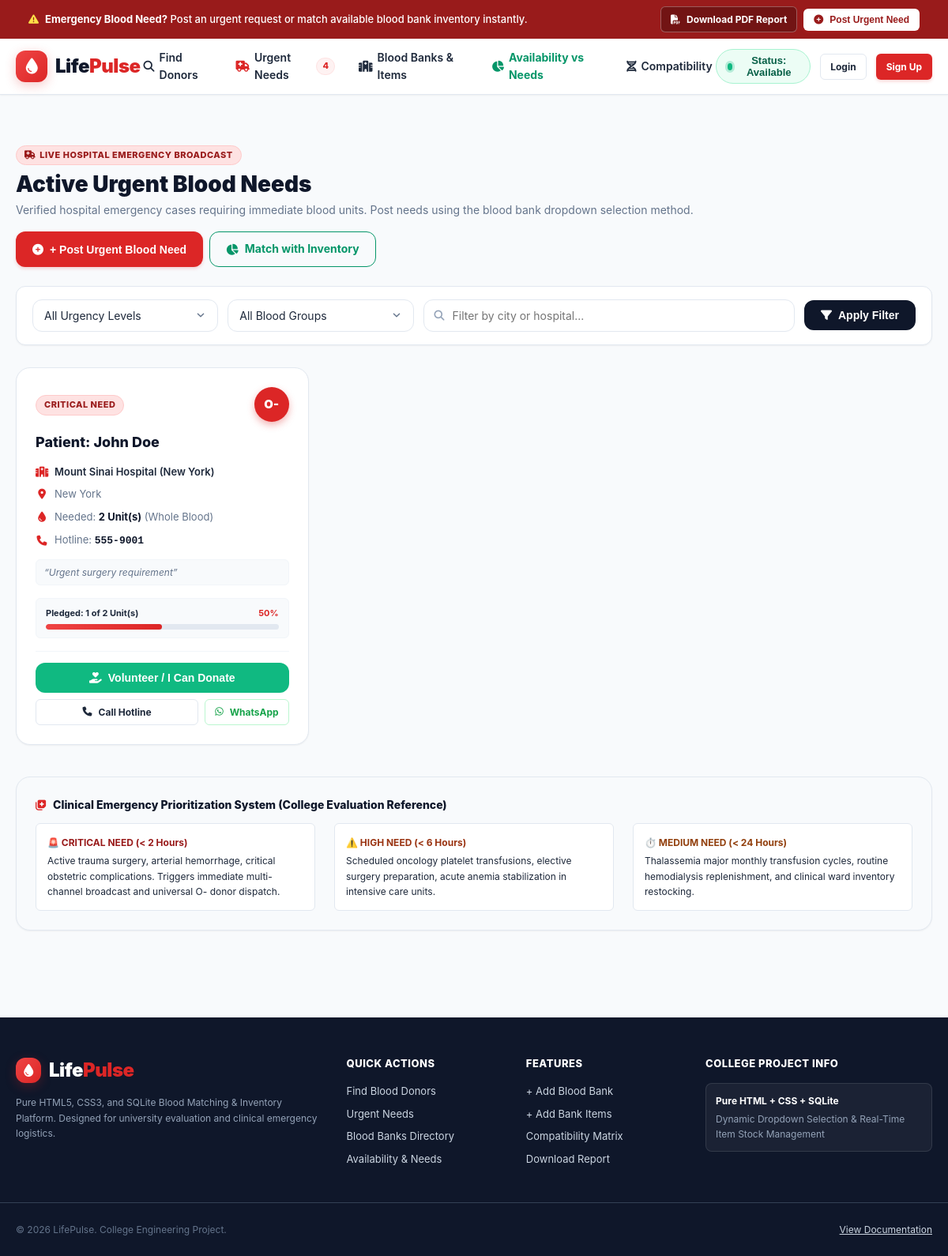
Screenshot of /urgent-needs?blood_bank_id=1 with the database file from the repository.
### tables this page shows
CREATE TABLE urgent_requests (
        id INTEGER PRIMARY KEY AUTOINCREMENT,
        patient_name TEXT NOT NULL,
        blood_group TEXT NOT NULL,
        component_type TEXT DEFAULT 'Whole Blood',
        units_needed INTEGER NOT NULL,
        units_fulfilled INTEGER DEFAULT 0,
        urgency_level TEXT NOT NULL,
        blood_bank_id INTEGER,
        hospital_name TEXT NOT NULL,
        city TEXT NOT NULL,
        hotline TEXT NOT NULL,
        notes TEXT,
        status TEXT DEFAULT 'ACTIVE',
        posted_by TEXT DEFAULT 'Emergency Ward',
        created_at TIMESTAMP DEFAULT CURRENT_TIMESTAMP,
        FOREIGN KEY (blood_bank_id) REFERENCES blood_banks(id)
    );

### app.py (the view)
@app.route('/urgent-needs')
def urgent_needs_page():
    urgency_filter = request.args.get('urgency', '').strip()
    blood_group = request.args.get('blood_group', '').strip()
    bank_id = request.args.get('blood_bank_id', type=int)
    city = request.args.get('city', '').strip()
    conn = get_db_connection()
    query = '''
        SELECT ur.*, COUNT(rr.id) as response_count, bb.name as blood_bank_name
        FROM urgent_requests ur
        LEFT JOIN request_responses rr ON ur.id = rr.request_id
        LEFT JOIN blood_banks bb ON ur.blood_bank_id = bb.id
        WHERE ur.status = 'ACTIVE'
    '''
    params = []
    if urgency_filter:
        query += " AND ur.urgency_level = ?"
        params.append(urgency_filter)
    if blood_group:
        query += " AND ur.blood_group = ?"
        params.append(blood_group)
    if bank_id:
        query += " AND ur.blood_bank_id = ?"
        params.append(bank_id)
    if city:
        query += " AND ur.city LIKE ?"
        params.append(f"%{city}%")
    query += '''
        GROUP BY ur.id
        ORDER BY
        CASE ur.urgency_level
            WHEN 'CRITICAL NEED' THEN 1
            WHEN 'HIGH NEED' THEN 2
            WHEN 'MEDIUM NEED' THEN 3
            ELSE 4
        END,
        ur.created_at DESC
    '''
    requests_list = conn.execute(query, params).fetchall()
    conn.close()
    return render_template(
        'urgent_needs.html',
        requests=requests_list,
        selected_urgency=urgency_filter,
        selected_group=blood_group,
        selected_bank=bank_id,
        selected_city=city
    )

### templates/urgent_needs.html (shortened to what this page needs)
{% extends "base.html" %}
{% block content %}
<div class="container" style="padding-top: 30px; padding-bottom: 50px;">
    <div class="page-header">
        <div>
            <div class="badge badge-critical" style="margin-bottom: 8px;">
                <i class="fa-solid fa-truck-medical"></i> Live Hospital Emergency Broadcast
            </div>
            <h1 class="page-title">Active Urgent Blood Needs</h1>
            <p class="page-subtitle">
                Verified hospital emergency cases requiring immediate blood units. Post needs using the blood bank dropdown selection method.
            </p>
        </div>
        <div class="flex gap-2" style="flex-wrap: wrap;">
            <button onclick="openModal('urgentNeedModal')" class="btn btn-primary">
                <i class="fa-solid fa-circle-plus"></i> + Post Urgent Blood Need
            </button>
            <a href="{{ url_for('availability_and_needs') }}" class="btn btn-outline" style="color: #059669; border-color: #059669;">
                <i class="fa-solid fa-chart-pie"></i> Match with Inventory
            </a>
        </div>
    </div>
    <div class="filter-bar">
        <form action="{{ url_for('urgent_needs_page') }}" method="GET" class="flex items-center gap-3" style="flex-wrap: wrap;">
            <div style="flex: 1; min-width: 180px;">
                <select name="urgency" class="form-select">
                    <option value="">All Urgency Levels</option>
                </select>
            </div>
            <div style="flex: 1; min-width: 160px;">
                <select name="blood_group" class="form-select">
                    <option value="">All Blood Groups</option>
                </select>
            </div>
            <div style="flex: 2; min-width: 220px; position: relative;">
                <input type="text" name="city" value="{{ selected_city or '' }}"
                       placeholder="Filter by city or hospital..."
                       class="form-control" style="padding-left: 36px;">
                <i class="fa-solid fa-magnifying-glass" style="position: absolute; left: 14px; top: 50%; transform: translateY(-50%); color: var(--text-light); font-size: 13px;"></i>
            </div>
            <button type="submit" class="btn btn-secondary">
                <i class="fa-solid fa-filter"></i> Apply Filter
            </button>
        </form>
    </div>
    <div class="grid-3" style="margin-bottom: 40px;">
        {% for req in requests %}
        <div class="card" style="display: flex; flex-direction: column; justify-content: space-between;">
            <div>
                <div class="flex items-center justify-between mb-3">
                    <div>
                        {% if req.urgency_level == 'CRITICAL NEED' %}
                            <span class="badge badge-critical">CRITICAL NEED</span>
                        {% elif req.urgency_level == 'HIGH NEED' %}
                            <span class="badge badge-high">HIGH NEED</span>
                        {% else %}
                            <span class="badge badge-medium">MEDIUM NEED</span>
                        {% endif %}
                    </div>
                    <div class="blood-avatar" style="width: 44px; height: 44px; font-size: 15px;">
                        {{ req.blood_group }}
                    </div>
                </div>
                <h3 style="font-size: 18px; font-weight: 800; color: var(--secondary); margin-bottom: 12px;">
                    Patient: {{ req.patient_name }}
                </h3>
                <div style="font-size: 13px; color: var(--text-muted); display: flex; flex-direction: column; gap: 8px; margin-bottom: 16px;">
                    <div class="flex items-center gap-2">
                        <i class="fa-solid fa-hospital" style="color: var(--primary); width: 16px; text-align: center;"></i>
                        <span style="font-weight: 600; color: var(--text-main);">{{ req.hospital_name }}</span>
                    </div>
                    <div class="flex items-center gap-2">
                        <i class="fa-solid fa-location-dot" style="color: var(--primary); width: 16px; text-align: center;"></i>
                        <span>{{ req.city }}</span>
                    </div>
                    <div class="flex items-center gap-2">
                        <i class="fa-solid fa-droplet" style="color: var(--primary); width: 16px; text-align: center;"></i>
                        <span>Needed: <strong style="color: var(--secondary);">{{ req.units_needed }} Unit(s)</strong> ({{ req.component_type or 'Whole Blood' }})</span>
                    </div>
                    <div class="flex items-center gap-2">
                        <i class="fa-solid fa-phone" style="color: var(--primary); width: 16px; text-align: center;"></i>
                        <span>Hotline: <strong style="color: var(--secondary); font-family: monospace;">{{ req.hotline }}</strong></span>
                    </div>
                    {% if req.notes %}
                    <div style="font-style: italic; font-size: 12px; background: #f8fafc; padding: 6px 10px; border-radius: var(--radius-sm); border: 1px solid var(--border-subtle); margin-top: 4px;">
                        &ldquo;{{ req.notes }}&rdquo;
                    </div>
                    {% endif %}
                </div>
                <div style="background: #f8fafc; border: 1px solid var(--border-subtle); border-radius: var(--radius-sm); padding: 10px 12px; margin-bottom: 16px;">
                    <div class="flex justify-between" style="font-size: 11px; font-weight: 700; margin-bottom: 4px;">
                        <span>Pledged: <strong id="pledge-count-{{ req.id }}">{{ req.units_fulfilled or 0 }}</strong> of {{ req.units_needed }} Unit(s)</span>
                        <span style="color: var(--primary);" id="pledge-pct-{{ req.id }}">
                            {{ [(((req.units_fulfilled or 0) / req.units_needed) * 100)|int, 100]|min }}%
                        </span>
                    </div>
                    <div class="progress-container" style="margin: 0; height: 7px;">
                        <div id="pledge-bar-{{ req.id }}" class="progress-bar {% if (req.units_fulfilled or 0) >= req.units_needed %}fulfilled{% endif %}"
                             style="width: {{ [(((req.units_fulfilled or 0) / req.units_needed) * 100)|int, 100]|min }}%;"></div>
                    </div>
                </div>
            </div>
            <div style="padding-top: 14px; border-top: 1px solid var(--border-subtle); display: flex; flex-direction: column; gap: 8px;">
                <button onclick="openVolunteerPledgeModal({{ req.id }}, '{{ req.patient_name }}', '{{ req.blood_group }}', '{{ req.hospital_name }}')"
                        class="btn btn-success" style="width: 100%;">
                    <i class="fa-solid fa-hand-holding-heart"></i> Volunteer / I Can Donate
                </button>
                <div class="flex gap-2">
                    <a href="tel:{{ req.hotline }}" class="btn btn-sm btn-outline" style="flex: 1;">
                        <i class="fa-solid fa-phone"></i> Call Hotline
                    </a>
                    <a href="https://wa.me/?text=Emergency%20Blood%20Needed!%20Patient:%20{{ req.patient_name }}%20Group:%20{{ req.blood_group }}%20at%20{{ req.hospital_name }}%20Hotline:%20{{ req.hotline }}"
                       target="_blank" class="btn btn-sm btn-outline" style="color: #16a34a; border-color: #bbf7d0;" title="Share on WhatsApp">
                        <i class="fa-brands fa-whatsapp"></i> WhatsApp
                    </a>
                </div>
            </div>
        </div>
        {% endfor %}
    </div>
    <div class="card" style="background: #f8fafc;">
        <h4 style="font-size: 14px; font-weight: 800; color: var(--secondary); margin-bottom: 12px; display: flex; align-items: center; gap: 8px;">
            <i class="fa-solid fa-notes-medical" style="color: var(--primary);"></i>
            Clinical Emergency Prioritization System (College Evaluation Reference)
        </h4>
        <div class="grid-3" style="font-size: 12px;">
            <div style="background: #ffffff; padding: 14px; border-radius: var(--radius-sm); border: 1px solid var(--border-color);">
                <strong style="color: #991b1b; display: block; margin-bottom: 4px;">🚨 CRITICAL NEED (&lt; 2 Hours)</strong>
                Active trauma surgery, arterial hemorrhage, critical obstetric complications. Triggers immediate multi-channel broadcast and universal O- donor dispatch.
            </div>
            <div style="background: #ffffff; padding: 14px; border-radius: var(--radius-sm); border: 1px solid var(--border-color);">
                <strong style="color: #9a3412; display: block; margin-bottom: 4px;">⚠️ HIGH NEED (&lt; 6 Hours)</strong>
                Scheduled oncology platelet transfusions, elective surgery preparation, acute anemia stabilization in intensive care units.
            </div>
            <div style="background: #ffffff; padding: 14px; border-radius: var(--radius-sm); border: 1px solid var(--border-color);">
                <strong style="color: #92400e; display: block; margin-bottom: 4px;">⏱️ MEDIUM NEED (&lt; 24 Hours)</strong>
                Thalassemia major monthly transfusion cycles, routine hemodialysis replenishment, and clinical ward inventory restocking.
            </div>
        </div>
    </div>
</div>
{% endblock %}

### rows the page displays
urgent_requests: urgency_level "CRITICAL NEED", blood_group "O-", patient_name "John Doe", hospital_name "Mount Sinai Hospital (New York)", city "New York", units_needed "2", component_type "Whole Blood", hotline "555-9001", notes "Urgent surgery requirement", units_fulfilled "1", units_fulfilled "50"

### other values shown
{{ active_urgent_count }} "4"
{{ status_text }} "Available"
